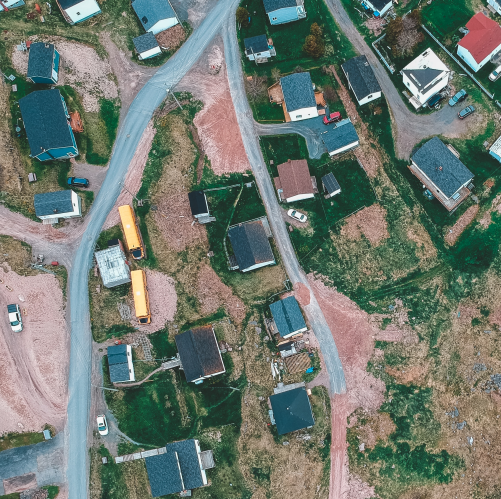
#> input picture jupyter/photogrammetry/images/beach1.png, 501 x 499 px
$ jupyter execute photogrammetry_exercise_07.ipynb   (shell and % lines are left out)
#> lines starting #> are read from the running program, lines starting #| are printed output that depends on the picture
###### Exercise in Photogrammetry I
## **Ex.7 : Corresponding Points and Förstner Operator**
### Hand out: xx.xx.xxxx
### Submission: xx.xx.xxxx
### Points: 25

## A. Corresponding Points

You are given two images. We would like to extract corresponding points from both images which could later be used  e.g. for image alignment, 3D reconstruction, or camera calibration.

**Tasks:**
1. Load the images ```'images/beach1.png'``` and ```'images/beach2.png'```, convert it to float, and visualize both images. (1 Point)
2. Extract the corners for each image with the 'Förstner-Operator' and visualize the results. **Hint:** you can use the functions ```corner_foerstner(...)``` and ```corner_peaks(...)``` from scikit: [example](https://scikit-image.org/docs/stable/api/skimage.feature.html#corner-foerstner). Use the following parameters:
```accuracy_thresh = 0.6; roundness_thresh = 0.0
```
. (6 Points)
3. Compute the cross-correlation between each corner from the first image to each corner of the second image. Use the 13x13 neighborhoods for computing the cross-correlation. Make sure that each corner has a well defined neighborhood (you can delete the others beforehand). The result should be a matrix $C \in R^{nxm}$ where ```C[i,j]``` is the cross-correlation between the *i'th* corner from the first image to the *j'th* corner from the second image. (10 Points)
4. Visualize for each corner of the first image the best corresponding corner in the second image. (4 Points)

**Hint:** Write functions. It makes the code more readable and intuitive.

## B. Förstner Operator
1. Describe the ellipsoid of the covariance matrix which gets computed in the corner extraction method from Förstner for the following points (2 Points):
   1. a corner point.
   2. a point on a vertical edge
   3. a point on a horizontal edge
   4. a point in a homogenous area
2. How is the shape/ size of the covariance ellipsoid affecting the matching accuracy? (2 Point)

[cell 1]
import skimage.io
from skimage import io, img_as_ubyte
import numpy as np
import matplotlib.pyplot as plt

[cell 2]
image1 = io.imread('images/beach1.png', as_gray=True)
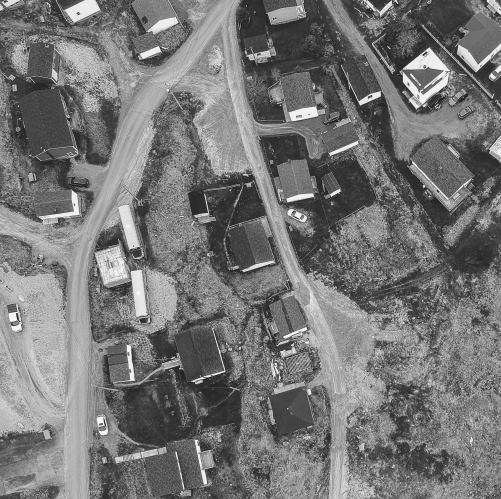
#> image1: shape (499, 501) float64; min 0.128, max 0.969, mean 0.465
image2 = io.imread('images/beach2.png', as_gray=True)
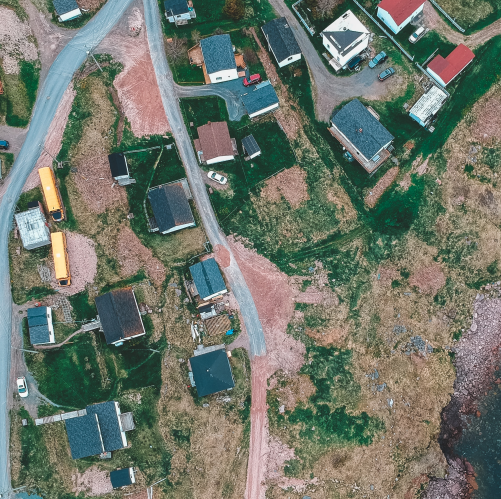
#> input picture jupyter/photogrammetry/images/beach2.png, 501 x 499 px
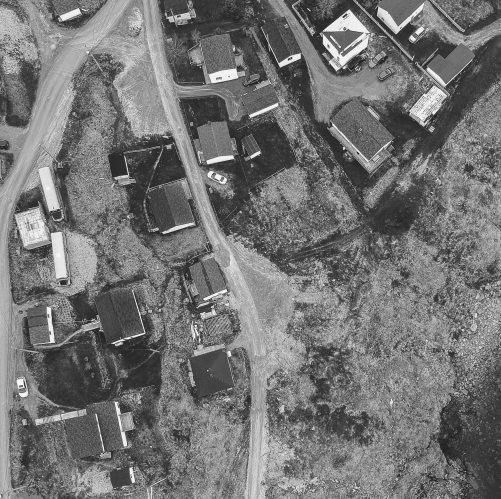
#> image2: shape (499, 501) float64; min 0.13, max 0.968, mean 0.456

fig, axs = plt.subplots(1, 2, figsize=(15, 15))

axs[0].imshow(image1, cmap='gray')
axs[0].set_title('Image 1')
axs[0].axis('off')

axs[1].imshow(image2, cmap='gray')
axs[1].set_title('Image 2')
axs[1].axis('off')

plt.plot()
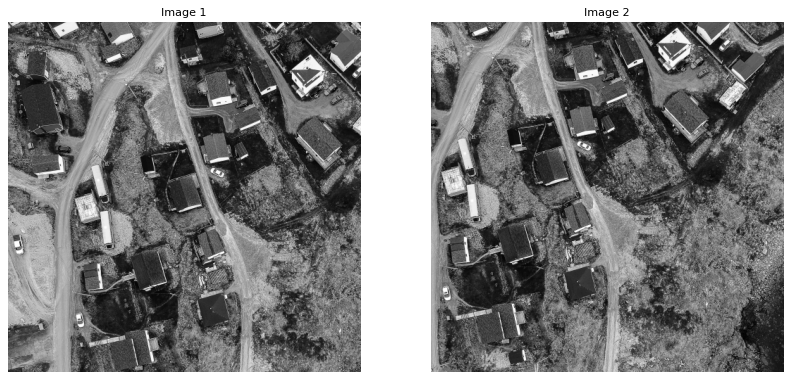
#> figure drawn by matplotlib, 2 panels

[cell 3]
from skimage.feature import corner_foerstner, corner_peaks

w_image1, q_image1 = corner_foerstner(image1)
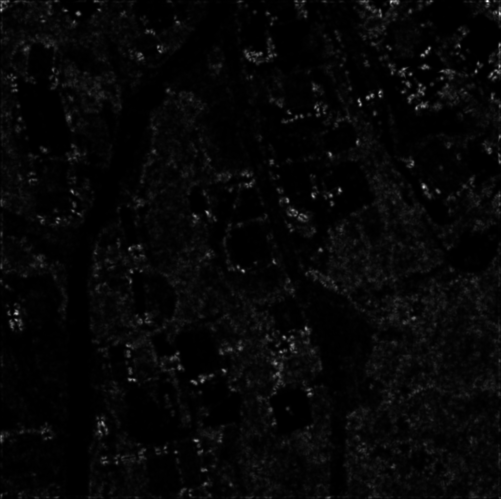
#> w_image1: shape (499, 501) float64; min 9.85e-06, max 1.3, mean 0.0365; drawn with min black and max white
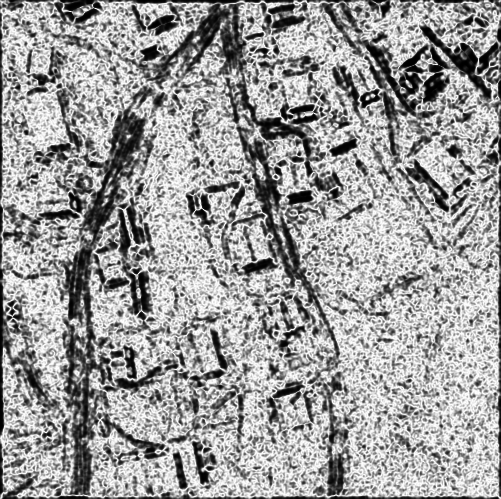
#> q_image1: shape (499, 501) float64; min 0.000208, max 1, mean 0.617
w_image2, q_image2 = corner_foerstner(image2)
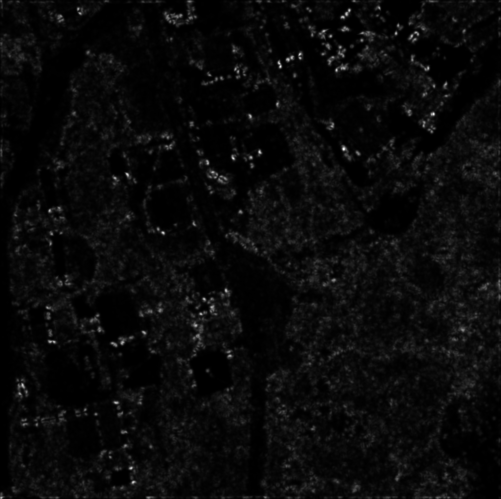
#> w_image2: shape (499, 501) float64; min 9.85e-06, max 0.973, mean 0.0401
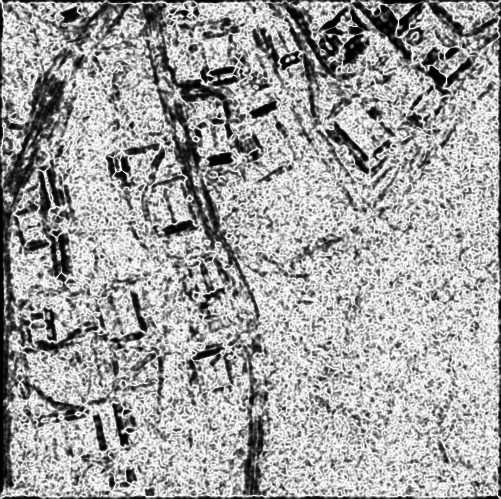
#> q_image2: shape (499, 501) float64; min 0.000118, max 1, mean 0.64

accuracy_thresh = 0.4
roundness_thresh = 0.3
dist = 50

foerstner_image1 = (q_image1 > roundness_thresh) * (w_image1 > accuracy_thresh) * w_image1
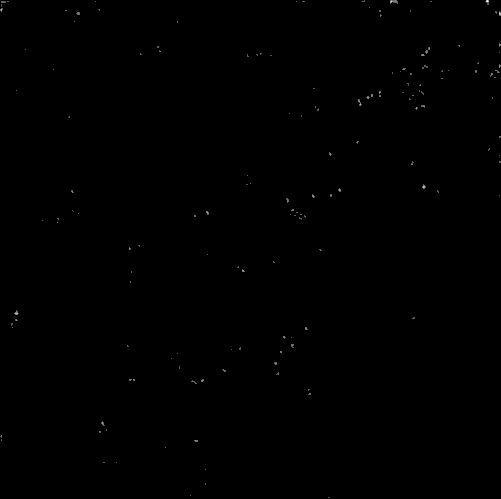
#> foerstner_image1: shape (499, 501) float64; min 0, max 1.3, mean 0.00136; drawn with min black and max white
foerstner_image2 = (q_image2 > roundness_thresh) * (w_image2 > accuracy_thresh) * w_image2

corners_image1 = corner_peaks(foerstner_image1, min_distance=dist)
#> corners_image1 = 15 rows, first 8: [187, 423], [104, 360], [196, 313], [212, 207], [270, 243], [423, 102], [440, 195], [191, 72]
corners_image2 = corner_peaks(foerstner_image2, min_distance=dist)
#> corners_image2 = [[149, 343], [66, 280], [114, 433], [158, 233], [174, 127], [232, 163], [402, 115], [325, 195], [342, 122], [280, 333]]

[cell 4]
image1 = io.imread('images/beach1.png', as_gray=True)
image2 = io.imread('images/beach2.png', as_gray=True)

fig, axs = plt.subplots(1, 2, figsize=(15, 15))

y_coords_image1, x_coords_image1 = zip(*corners_image1)
#> y_coords_image1 = (187, 104, 196, 212, 270, 423, 440, 191, 363, 248, 380, 51, 318, 53, 117); x_coords_image1 = (423, 360, 313, 207, 243, 102, 195, 72, 275, 129, 202, 160, 413, 260, 69)
axs[0].imshow(image1, cmap='gray')
axs[0].set_title('Image 1 corners')
axs[0].axis('off')
axs[0].scatter(x_coords_image1, y_coords_image1, color='red')

y_coords_image2, x_coords_image2 = zip(*corners_image2)
#> y_coords_image2 = (149, 66, 114, 158, 174, 232, 402, 325, 342, 280); x_coords_image2 = (343, 280, 433, 233, 127, 163, 115, 195, 122, 333)
axs[1].imshow(image2, cmap='gray')
axs[1].set_title('Image 2 corners')
axs[1].axis('off')
axs[1].scatter(x_coords_image2, y_coords_image2, color='red')

plt.plot()

[cell 5]
def get_neighborhood(image: np.ndarray, pivot: tuple[int, int], neighborhood_size: int) -> (np.ndarray, bool):
    '''
    Returns neighborhood of a pivot in given image with given size.

    Parameters:
    - image (np.ndarray): Image.
    - pivot (tuple[int, int]): Pivot.
    - neighborhood_size (int): Size of neighborhood.

    Returns:
    - tuple[np.ndarray, bool]: A tuple containing the neighborhood patch and a boolean indicating if the neighborhood is well defined.
    '''

    min_vertical = max(0, pivot[0] - (neighborhood_size // 2))
    max_vertical = min(image.shape[0] - 1, pivot[0] + (neighborhood_size / 2))
    min_horizontal = max(0, pivot[1] - (neighborhood_size // 2))
    max_horizontal = min(image.shape[1] - 1, pivot[1] + (neighborhood_size / 2))

    patch = image[int(min_vertical) : int(max_vertical) + 1, int(min_horizontal) : int(max_horizontal) + 1]

    if patch.shape == (neighborhood_size, neighborhood_size):
        return patch, 1
    else:
        return np.array([]), 0

def normalize(image: np.ndarray) -> np.ndarray:
    '''
    Performs normalization of given image.

    Parameters:
    - image (np.ndarray): Image.

     Returns:
    - np.ndarray: Normalized image.
    '''

    # Normalize patches.
    mean_image = np.mean(image)
    std_dev_image = np.std(image)

    image_normalized = (image - mean_image) / std_dev_image

    return image_normalized

def find_cross_correlation_value(image1: np.ndarray, pivot1: tuple[int, int], image2: np.ndarray, pivot2: tuple[int, int], neighborhood_size: int) -> float:
    '''
    Calculates cross-corelation given two images and their respective pivots, with neighborhood size.

    Parameters:
    - image1 (np.ndarray): First image.
    - image2 (np.ndarray): Second image.
    - pivot1 (tuple[int, int]): Pivot to compare of the first image.
    - pivot2 (tuple[int, int]): Pivot to compare of the second image.
    - neighborhood_size (int): Neighborhood size to look at for cross-correlation.

    Returns:
    - int: Cross correlation value at given pivots.
    '''

    # Get well defined neighborhoods.
    patch1, well_defined1 = get_neighborhood(image1, pivot1, neighborhood_size)
    patch2, well_defined2 = get_neighborhood(image2, pivot2, neighborhood_size)

    # Both have to be well defined.
    if well_defined1 == 1 and well_defined2 == 1:

        # Normalize both patches.
        patch1_norm = normalize(patch1)
        patch2_norm = normalize(patch2)

        # Covariance of g1 and g2 (numerator).
        covariance = np.sum((patch1_norm - np.mean(patch1_norm)) * (patch2_norm - np.mean(patch2_norm)))
        covariance /= (neighborhood_size * neighborhood_size - 1)  # Calculate the covariance.

        # Calculate the denominator.

        # Normalized Cross Correlation.
        # https://www.youtube.com/watch?v=5YAA7vS6kVU&t=1s 23:39

        denominator = np.std(patch1_norm) * np.std(patch2_norm)

        if denominator != 0.0:
            return (covariance / denominator)
        else:
            return 0.0


    else:
        return 0.0

[cell 6]
correlation_matrix = np.zeros((corners_image1.shape[0], corners_image2.shape[0]))

for i in range(len(corners_image1)):
    for j in range(len(corners_image2)):
        correlation_matrix[i, j] = find_cross_correlation_value(image1, tuple(corners_image1[i]), image2, tuple(corners_image2[j]), 13)
#> this loop made 15 passes

max_indices = np.argmax(correlation_matrix, axis=1)  # Indices of max values for each row.

paired_values = [(i, max_indices[i]) for i in range(len(max_indices))]

print("Paired best:", paired_values)
#| Paired best: [(0, 0), (1, 1), (2, 3), (3, 4), (4, 5), (5, 3), (6, 6), (7, 6), (8, 7), (9, 1), (10, 8), (11, 3), (12, 9), (13, 9), (14, 0)]

[cell 7]
matching_corners = np.empty((0,), dtype=np.dtype([('array1', np.ndarray), ('array2', np.ndarray)]))

for pair_index in range(len(paired_values)):

    corner1, well_defined1 = get_neighborhood(image1, tuple(corners_image1[paired_values[pair_index][0]]), 13)
    corner2, well_defined2 = get_neighborhood(image2, tuple(corners_image2[paired_values[pair_index][1]]), 13)

    if well_defined1 and well_defined2:
        matching_corners = np.append(matching_corners, np.array([(corner1, corner2)], dtype=matching_corners.dtype))
#> this loop made 15 passes

fig, axs = plt.subplots(matching_corners.shape[0], 2, figsize=(15, 15), constrained_layout=True)

for i in range(axs.shape[0]):
    ax = axs[i]

    ax[0].imshow(matching_corners[i][0], cmap='gray')
    ax[1].imshow(matching_corners[i][1], cmap='gray')

    ax[0].axis('off')
    ax[1].axis('off')

    ax[0].set_title(f'Corner {i + 1}, match value: {correlation_matrix[paired_values[i]]}', fontsize=10, pad=2)
    #ax[1].set_title('Image 2', fontsize=10, pad=2)

plt.plot()
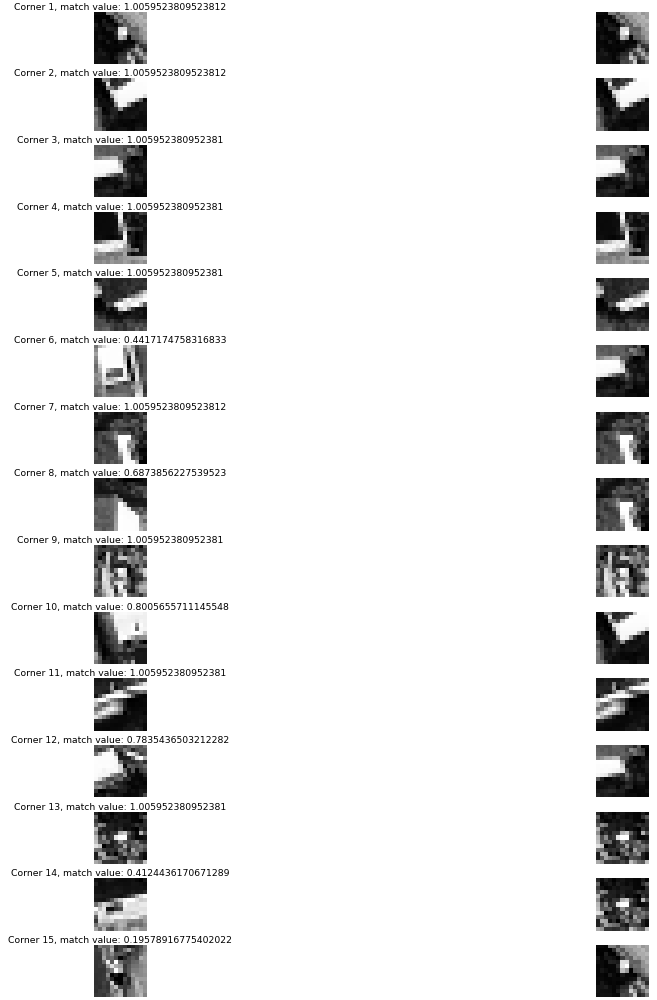
#> figure drawn by matplotlib, 30 panels
